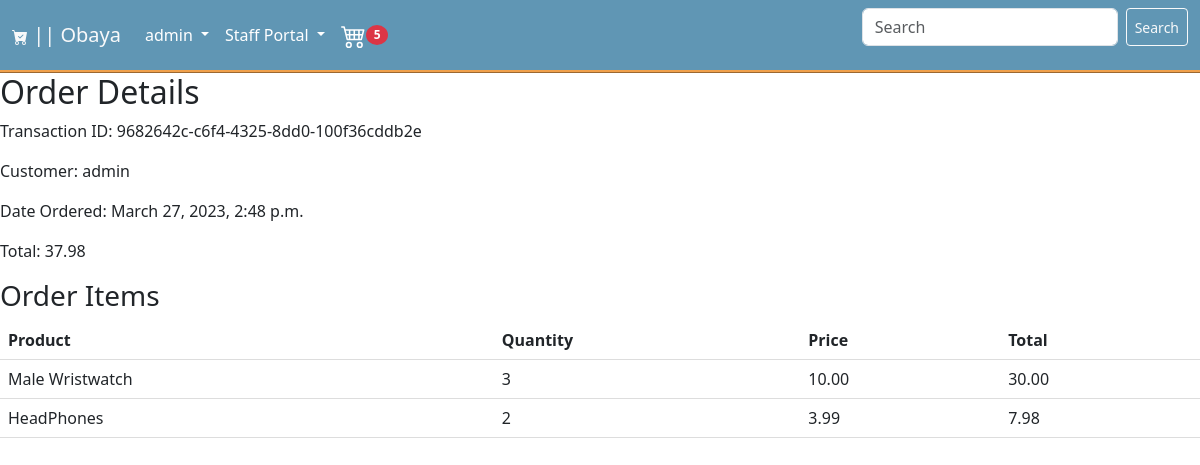
The page /orders/9682642cc6f443258dd0100f36cddb2e (signed in) on the database its author committed.
### store/models.py (models this page shows, shortened)
class Order(models.Model):
    customer = models.ForeignKey(Customer, related_name='orders', null=True, blank=True, on_delete =models.CASCADE )
    billing_address = models.ForeignKey(BillingAddress, on_delete=models.SET_NULL, blank=True, null=True, related_name='billing_address_order_set')
    date_ordered = models.DateTimeField(auto_now_add=True)
    complete = models.BooleanField(default=False, null=True, blank=False)
    transaction_id = models.UUIDField(default=uuid.uuid4, primary_key=True)
    @property
    def get_cart_total(self):
        orderitems = self.orderitem_set.all()
        total = sum([item.get_total() for item in orderitems])
        return total
    @property
    def get_cart_items(self):
        orderitems = self.orderitem_set.all()
        total = sum([item.quantity for item in orderitems])
        return total

class OrderItem(models.Model):
    product = models.ForeignKey(Product, on_delete=models.SET_NULL, blank=True, null=True)
    order = models.ForeignKey(Order, on_delete=models.SET_NULL, blank=True, null=True)
    quantity = models.IntegerField(default=0, null=True, blank=True)
    date_added = models.DateTimeField(default=timezone.now)
    def get_total(self):
        total = self.product.price * self.quantity
        return total

class Customer(models.Model):
    user = models.OneToOneField(settings.AUTH_USER_MODEL, on_delete=models.CASCADE, null=True)
    billing_address = models.ForeignKey(BillingAddress, related_name='customers', on_delete=models.SET_NULL, null=True, blank=True)
    def __str__(self):
        return str(self.user)

class Product(models.Model):
    name = models.CharField(max_length=225, null=True)
    image = models.ImageField(blank=False, null=False)
    description = models.CharField(null=True, blank=True,max_length=50)
    category = models.ForeignKey(Categories, on_delete=models.CASCADE, related_name = 'product_category', null = True)
    price = models.DecimalField(max_digits=7, decimal_places=2)
    digital = models.BooleanField(default=False, null=True, blank=True)
    date_added = models.DateTimeField(default=timezone.now)
    def __str__(self):
        return str(self.name)

### store/views.py (the view)
# urls.py: path("orders/<str:pk>", OrderDetail.as_view(), name="order_detail"),
class OrderDetail(StaffRequiredMixin,DetailView):
    model = Order
    template_name = 'customer/order_detail.html'
    def get_context_data(self, **kwargs):
        context = super().get_context_data(**kwargs)
        order = self.get_object()
        order_items = order.orderitem_set.all()
        context['order_items'] = order_items
        return context

### store/views.py (called while the page is built)
    def test_func(self):
        return self.request.user.is_staff

### store/templates/customer/order_detail.html (shortened to what this page needs)
{% extends 'base.html' %}
{% load static %}
{% block content %}
<link rel="stylesheet" type="text/css" href="{% static 'css/orders.css' %}">
    <div class="row">
        <div class="col">
            <h2>Order Details</h2>
            <p>Transaction ID: {{ order.transaction_id }}</p>
            <p>Customer: {{ order.customer }}</p>
            <p>Date Ordered: {{ order.date_ordered }}</p>
            <p>Total: {{ order.get_cart_total }}</p>
            <h3>Order Items</h3>
            <table class=' mb-5'>
                <thead>
                    <tr>
                        <th>Product</th>
                        <th>Quantity</th>
                        <th>Price</th>
                        <th>Total</th>
                    </tr>
                </thead>
                <tbody>
                    {% for item in order_items%}
                        <tr>
                            <td>{{ item.product }}</td>
                            <td>{{ item.quantity }}</td>
                            <td>{{ item.product.price }}</td>
                            <td>{{ item.get_total }}</td>
                        </tr>
                    {% endfor %}
                </tbody>
            </table>
        </div>
    </div>
{% endblock content %}

### store/templates/base.html (shortened to what this page needs)
{% load static %}
{% load bootstrap5 %}
{% bootstrap_css %}
<!DOCTYPE html>
<html lang="en">
<head>
    <link rel="stylesheet" type="text/css" href="{% static 'css/base.css' %}">
</head>
<body>
    <nav class="navbar navbar-expand-lg bg-secondary">
        <div class="container-fluid">
          <a class="navbar-brand text-light" href="{% url 'store' %}"> || Obaya</a>
          <div class="collapse navbar-collapse" id="navbarSupportedContent">
            <ul class="navbar-nav me-auto mb-2 mb-lg-0">
              <li class="nav-item dropdown">
                {% if user.is_authenticated%}
                    <a class="nav-link dropdown-toggle" href="#" role="button" data-bs-toggle="dropdown" aria-expanded="false">
                      {{user.username}}
                    </a>
                {% endif %}
              </li>
              <li class="nav-item dropdown">
                {% if user.is_authenticated and user.is_staff%}
                    <a class="nav-link dropdown-toggle" href="#" role="button" data-bs-toggle="dropdown" aria-expanded="false">
                      Staff Portal
                    </a>
                {% endif %}
              </li>
              <li class="nav-item">
                <a class="nav-link" href=" {% url 'cart' %} "><small class='badge bg-danger rounded-circle'id='cart-badge'>
                 {{order.get_cart_items}}
                </small></a>
              </li>
            </ul>
            <form class="d-flex" method="GET" action="{% url 'store' %}">
              <input class="form-control me-2" type="search" placeholder="Search" aria-label="Search" name="q" style='width:16rem;'>
              <button class="btn btn-sm btn-outline-light text-light" type="submit">Search</button>
            </form>
          </div>
        </div>
    </nav>
{% block content %}
{% endblock content %}
</body>
</html>

### static/css/base.css (style rules this page uses)
body { background-color: #fff; }
.navbar { background-color: #6096B4 !important; border-bottom-style: ridge; border-bottom-color: #F0A04B; }
.navbar ul li a { color: #fff !important; }

### static/css/orders.css (style rules this page uses)
table { border-collapse: collapse; width: 100%; }
th, td { padding: 8px; text-align: left; border-bottom: 1px solid #ddd; }

### rows shown on the page
Order: get_cart_items "5", transaction_id "9682642c-c6f4-4325-8dd0-100f36cddb2e", customer "admin", date_ordered "March 27, 2023, 2:48 p.m.", get_cart_total "37.98"
OrderItem: product "Male Wristwatch", quantity "3", product.price "10.00", get_total "30.00"
OrderItem: product "HeadPhones", quantity "2", product.price "3.99", get_total "7.98"

### other values the page prints
{{ user.username }} "admin"
